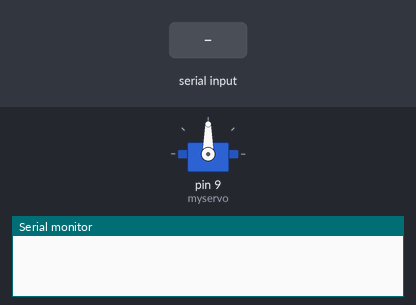
The sketch below on a simulated Arduino Uno, built with avr-gcc and run on an emulated ATmega328P. Shown: servo, the last lines printed to the serial monitor. Inputs (shaded band) come from the test bench.

Above: at 4.2 s.
4.3 s: byte 30 received over Serial
At 5.3 s:
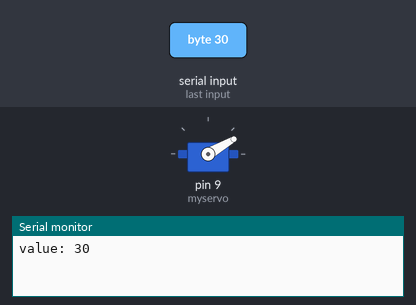
5.8 s: byte 120 received over Serial
At 6.4 s:
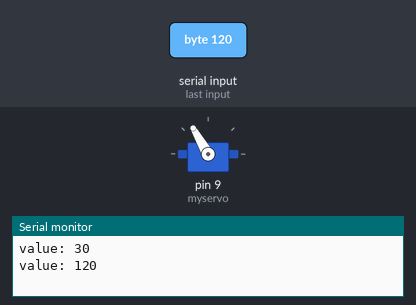
Timing chart, 0 to 8.8 s (numbered marks = the images above; inputs shaded):
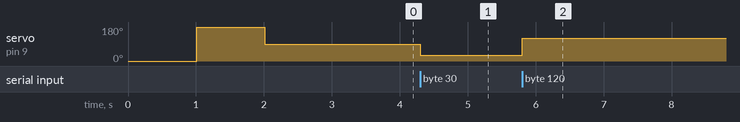

Measured:
- after the input at 4.3 s, servo on pin 9 (myservo): 90° → 30° at once
- after the input at 5.8 s, servo on pin 9 (myservo): 30° → 120° at once

The sketch:

remote-servo.ino
```cpp
#include <Servo.h>
Servo myservo;
int pos = 0;

void setup()
{
        Serial.begin(9600);
        while (!Serial);
        myservo.attach(9);
        for(pos = 0; pos <= 180; pos += 1)
                myservo.write(0);
                delay(1000);
                myservo.write(180);
                delay(1000);
                myservo.write(90);
                delay(1000);
}

void loop() {
        if (Serial.available())
        {
                int state = Serial.read();
                Serial.print("value: ");
                Serial.println(state);
                myservo.write(state);
        }
}
```
